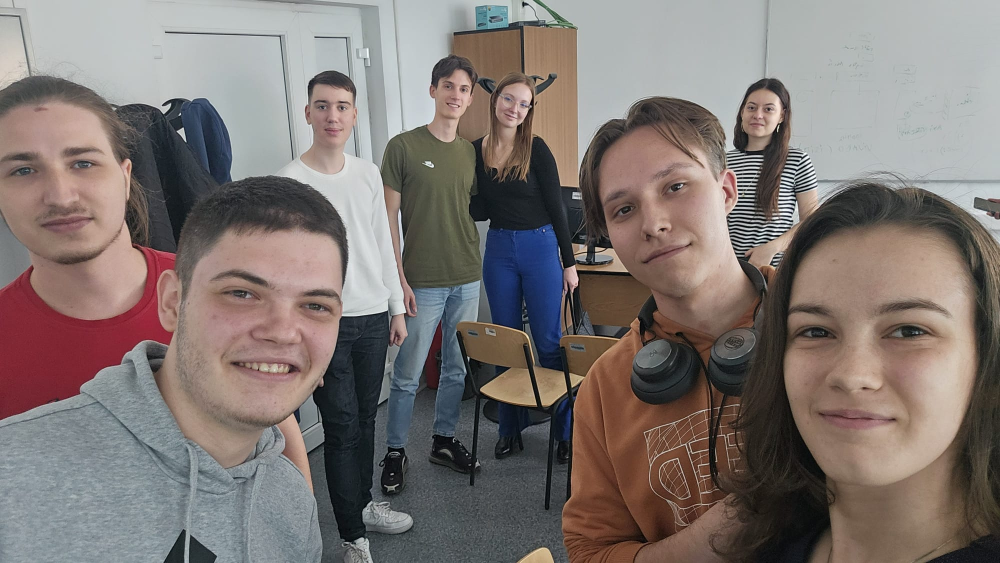
%> input picture COE-Convert/photo.jpg, 2000 x 1126 px (shown at 1/2 size)
$ octave convert_jpg_to_coe.m   (GNU Octave 9; MATLAB toolbox functions it lacks are replaced by stand-ins)
%> lines starting %> are read from the running program, lines starting %| are printed output that depends on the picture
img = imread('photo.jpg');
%> img is the input picture: size 1126x2000x3 uint8; mean R, G, B 126.4, 116.9, 113.4
img = imresize(img, [240, 320]); % Resize image if necessary
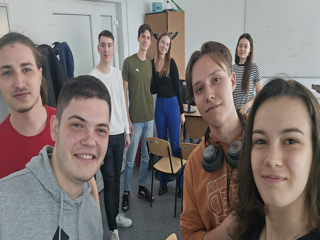
%> img: size 240x320x3 uint8; mean R, G, B 126.4, 116.9, 113.4

img = uint8(double(img) * 15 / 255); % Scale from 0-255 to 0-15
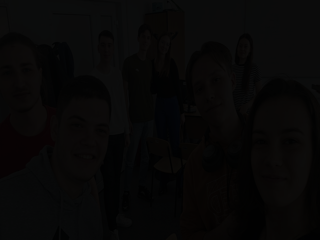
%> img: size 240x320x3 uint8; mean R, G, B 7.43, 6.89, 6.68

fileID = fopen('image_data.coe', 'w');
% fprintf(fileID, 'memory_initialization_radix=16;\nmemory_initialization_vector=\n');

i = 0;

for row = 1:size(img, 1)
    for col = 1:size(img, 2)
        r = img(row, col, 1);
        g = img(row, col, 2);
        b = img(row, col, 3);
        fprintf(fileID, '%01X%01X%01X ', r, g, b);
    end
end

fclose(fileID);
